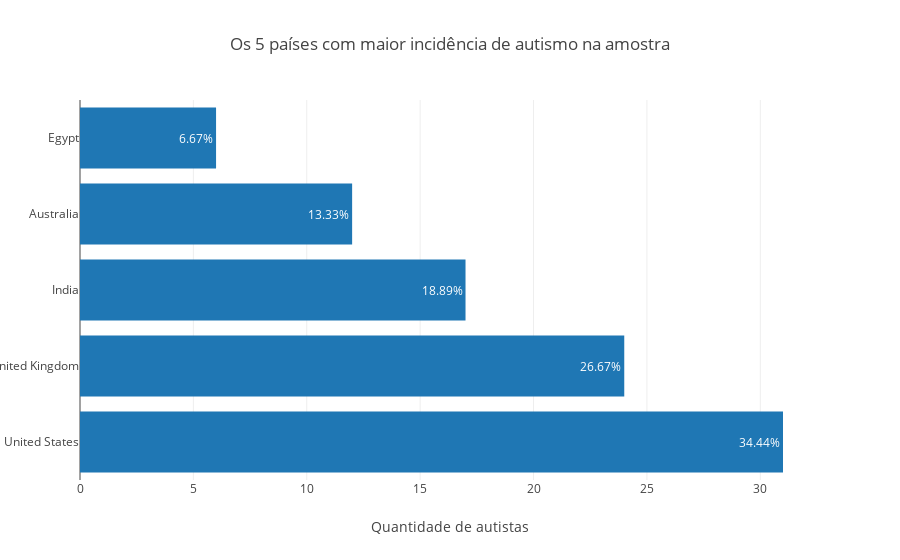
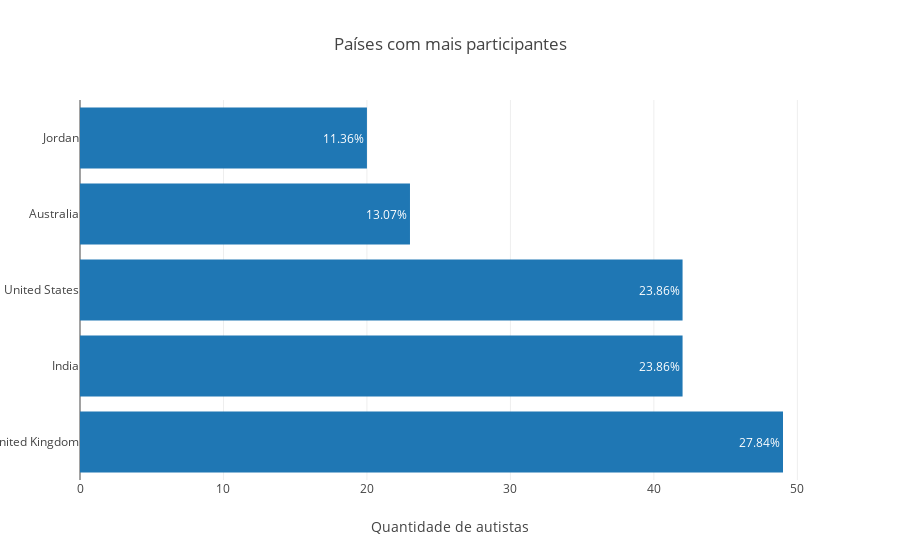

These figures' notebook cell, in order:
### Markdown cell above
### Os 5 países com maior incidencia de autismo no dataset

### Code cell
# Filtrando dataframe apenas para crianças autistas
df_aut = df[df['Class/ASD'] == "YES"]

#Armazenando a quantidade em ordem crescente do número de autistas por paises.
contry = df_aut['contry_of_res'].value_counts().sort_values(ascending = False)
country = df['contry_of_res'].value_counts().sort_values(ascending = False)

# COnstruindo o gráfico
data2 = [go.Bar(x = contry[:5],
                y = contry.index[:5],
                text = porcentagem(contry[:5]),
                textposition = 'auto',
                orientation = 'h')]

py.iplot({
"data": data2,
"layout": Layout(
    title="Os 5 países com maior incidência de autismo na amostra",
    xaxis=dict(title="Quantidade de autistas"),
    yaxis=dict(title="")
)
})

data3 = [go.Bar(x = country[:5],
                y = country.index[:5],
                text = porcentagem(country[:5]),
                textposition = 'auto',
                orientation = 'h')]

py.iplot({
"data": data3,
"layout": Layout(
    title="Países com mais participantes",
    xaxis=dict(title="Quantidade de autistas"),
    yaxis=dict(title="")
)
})

### Figure 1 — Plotly figure (JSON) as saved in the notebook; plotly's stock layout.template omitted (floating-point values rounded to 4 significant figures)
{"data": [{"orientation": "h", "text": ["34.44%", "26.67%", "18.89%", "13.33%", "6.67%"], "textposition": "auto", "type": "bar", "uid": "f1c4d1e0-2709-4b32-a39e-e0b53da618db", "x": [31, 24, 17, 12, 6], "y": ["United States", "United Kingdom", "India", "Australia", "Egypt"]}], "layout": {"title": {"text": "Os 5 países com maior incidência de autismo na amostra"}, "xaxis": {"title": {"text": "Quantidade de autistas"}}, "yaxis": {"title": {"text": ""}}}}

### Figure 2 — Plotly figure (JSON) as saved in the notebook; plotly's stock layout.template omitted (floating-point values rounded to 4 significant figures)
{"data": [{"orientation": "h", "text": ["27.84%", "23.86%", "23.86%", "13.07%", "11.36%"], "textposition": "auto", "type": "bar", "uid": "fce0c3dd-1f0e-4494-baea-368ab1df46aa", "x": [49, 42, 42, 23, 20], "y": ["United Kingdom", "India", "United States", "Australia", "Jordan"]}], "layout": {"title": {"text": "Países com mais participantes"}, "xaxis": {"title": {"text": "Quantidade de autistas"}}, "yaxis": {"title": {"text": ""}}}}
